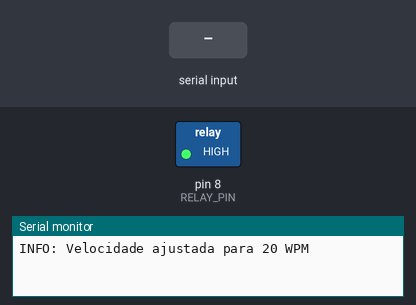
This sketch was run on a simulated Arduino Uno, built with avr-gcc and run on an emulated ATmega328P. On the bench: switched loads named in the sketch (green lamp = pin HIGH), the last lines printed to the serial monitor. Inputs (shaded band) come from the test bench.

Above: at 1.2 s.
1.3 s: ".\n" received over Serial
At 1.51 s:
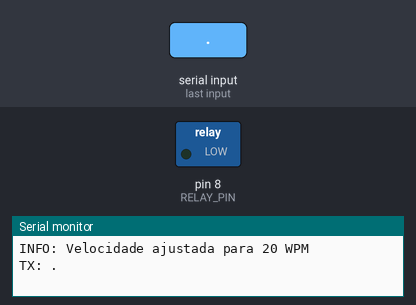
4.3 s: "90\n" received over Serial
At 7.1 s:
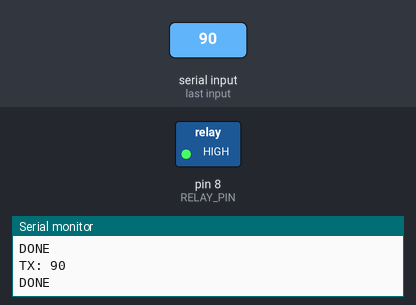
7.3 s: "200\n" received over Serial
Timing chart, 0 to 12.3 s (numbered marks = the images above; inputs shaded):
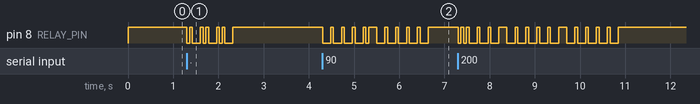

The sketch:

CWarduino.ino
```cpp
/*
  CW Interface Controlada por PC
  Autor: Lucas (Adaptado para Protocolo Serial)
*/

const int RELAY_PIN = 8;
int wpm = 20;       // Velocidade inicial padrao
int UNIT = 60;      // Sera calculado no setup

struct MorseMap { char c; const char* pattern; };

MorseMap morseTable[] = {
  { 'A', ".-" }, { 'B', "-..." }, { 'C', "-.-." }, { 'D', "-.." },
  { 'E', "." }, { 'F', "..-." }, { 'G', "--." }, { 'H', "...." },
  { 'I', ".." }, { 'J', ".---" }, { 'K', "-.-" }, { 'L', ".-.." },
  { 'M', "--" }, { 'N', "-." }, { 'O', "---" }, { 'P', ".--." },
  { 'Q', "--.-" }, { 'R', ".-." }, { 'S', "..." }, { 'T', "-" },
  { 'U', "..-" }, { 'V', "...-" }, { 'W', ".--" }, { 'X', "-..-" },
  { 'Y', "-.--" }, { 'Z', "--.." },
  { '0', "-----" }, { '1', ".----" }, { '2', "..---" }, { '3', "...--" },
  { '4', "....-" }, { '5', "....." }, { '6', "-...." }, { '7', "--..." },
  { '8', "---.." }, { '9', "----." },
  { '.', ".-.-.-" }, { ',', "--..--" }, { '?', "..--.." }, { '/', "-..-." }, { '=', "-...-" }
};

const int MORSE_TABLE_SIZE = sizeof(morseTable) / sizeof(MorseMap);

void relayOn() { digitalWrite(RELAY_PIN, LOW); }
void relayOff() { digitalWrite(RELAY_PIN, HIGH); }

// Recalcula o tempo da unidade baseado no WPM
void updateSpeed(int newWpm) {
  if (newWpm > 0) {
    wpm = newWpm;
    UNIT = 1200 / wpm;
    Serial.print("INFO: Velocidade ajustada para ");
    Serial.print(wpm);
    Serial.println(" WPM");
  }
}

void sendDit() { relayOn(); delay(UNIT); relayOff(); delay(UNIT); }
void sendDah() { relayOn(); delay(3 * UNIT); relayOff(); delay(UNIT); }
void letterSpace() { delay(2 * UNIT); }
void wordSpace() { delay(6 * UNIT); }

const char* getMorsePattern(char c) {
  if (c >= 'a' && c <= 'z') c = c - 'a' + 'A';
  for (int i = 0; i < MORSE_TABLE_SIZE; i++) {
    if (morseTable[i].c == c) return morseTable[i].pattern;
  }
  return NULL;
}

void sendMorseString(String text) {
  int len = text.length();
  for (int i = 0; i < len; i++) {
    char c = text.charAt(i);
    if (c == ' ') { wordSpace(); continue; }
    const char* pattern = getMorsePattern(c);
    if (pattern == NULL) continue;

    for (int j = 0; pattern[j] != '\0'; j++) {
      if (pattern[j] == '.') sendDit();
      else if (pattern[j] == '-') sendDah();
    }
    if (i < len - 1 && text.charAt(i + 1) != ' ') letterSpace();
  }
}

void setup() {
  pinMode(RELAY_PIN, OUTPUT);
  relayOff();
  Serial.begin(9600);
  updateSpeed(20); // Define velocidade inicial
}

void loop() {
  if (Serial.available() > 0) {
    String line = Serial.readStringUntil('\n');
    line.trim();
    if (line.length() == 0) return;

    // PROTOCOLO: Se começar com "/wpm", é comando de configuração
    if (line.startsWith("/wpm")) {
      String valStr = line.substring(5); // Pega o numero depois de "/wpm "
      updateSpeed(valStr.toInt());
    }
    else {
      // Caso contrário, é texto para transmitir
      Serial.print("TX: ");
      Serial.println(line);
      sendMorseString(line);
      Serial.println("DONE");
    }
  }
}
```

Measured:
- after the input at 1.3 s, pin 8 (RELAY_PIN): HIGH → LOW at once, then repeats every 0.36 s: HIGH 0.06 s, LOW 0.18 s, HIGH 0.06 s, LOW 0.06 s, until it stays HIGH from 2.3 s
- after the input at 4.3 s, pin 8 (RELAY_PIN): goes 4 × (LOW 0.18 s, HIGH 0.06 s), LOW 0.06 s, HIGH 0.18 s, 4 × (LOW 0.18 s, HIGH 0.06 s), LOW 0.18 s, then HIGH, starting at once
